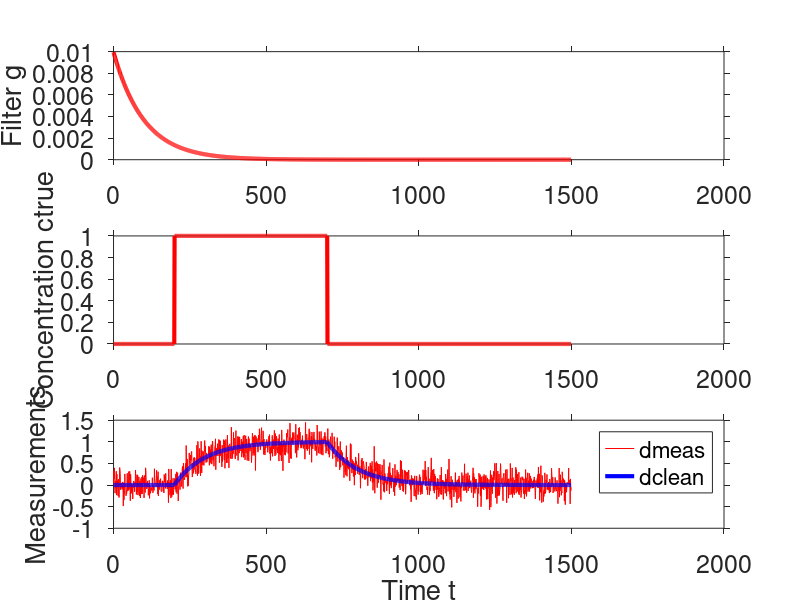
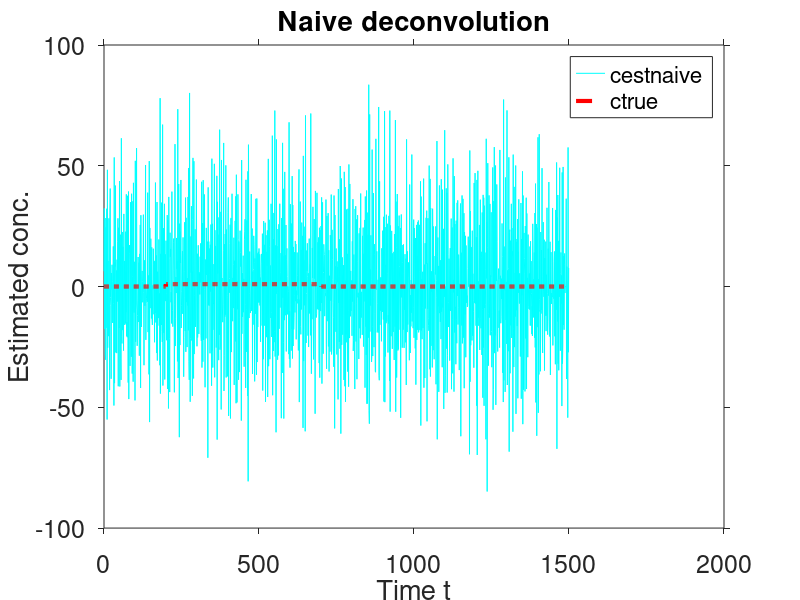
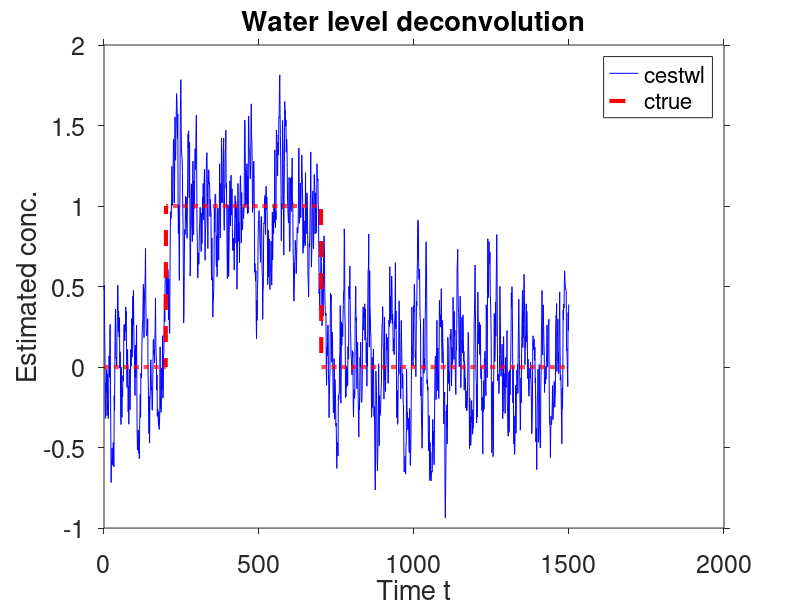
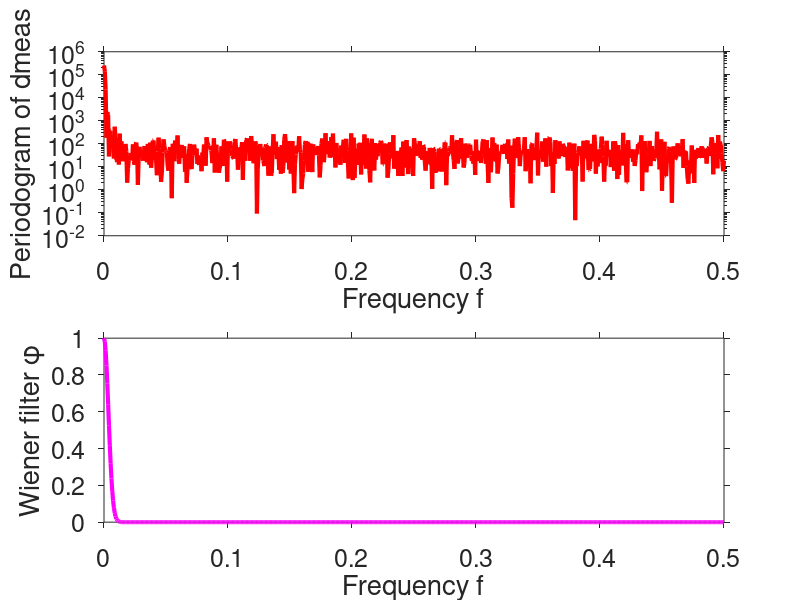

These figures' MATLAB source, in order:
% fftdecondemo
%
% Demonstrate convolution and deconvolution with fft

clearvars;  % clear variables

% parameters to play with
N=1500;  % number of data points
deltat=1;  % sampling interval of data and error vectors
t=deltat*(0:N-1)';  % time coordinate
tg=100;  % characteristic time of instrument impulse response
sigmae=0.2;  % standard deviation of data errors e
t0ctrue=200;  % start and end time of pulse in ctrue
t1ctrue=700;

% plotting parameters
fontsize=18;
linewidth=3;

% filter impulse response g
g=exp(-t/tg);
g=g/sum(g);  % normalize so that sum(g)=1

% boxcar ctrue
ctrue=zeros(N,1);
ipulse=find((t>=t0ctrue)&(t<=t1ctrue));
ctrue(ipulse)=1;

% obtain "clean" measurements dclean by frequency domain convolution
fftg=fft(g);
fftctrue=fft(ctrue);
fftdclean=fftg.*fftctrue;
dclean=ifft(fftdclean);

% measured data dmeas = dclean + noise e
e=sigmae*randn(N,1);
dmeas=dclean+e;

% plot ctrue, filter, dclean
figure(1);
subplot(3,1,1);
plot(t,g,'r-','LineWidth',linewidth);
ylabel('Filter g');
set(gca,'FontSize',fontsize,'TickDir','out');
subplot(3,1,2);
plot(t,ctrue,'r-','LineWidth',linewidth);
ylabel('Concentration ctrue');
set(gca,'FontSize',fontsize,'TickDir','out');
subplot(3,1,3);
plot(t,dmeas,'r-',t,dclean,'b-','LineWidth',linewidth);
legend('dmeas','dclean');
ylabel('Measurements');
xlabel('Time t');
set(gca,'FontSize',fontsize,'TickDir','out');

% try naive deconvolution
fftdmeas=fft(dmeas);
fftcestnaive=fftdmeas./fftg;
cestnaive=ifft(fftcestnaive);
% plot
figure(2);
plot(t,cestnaive,'c-',t,ctrue,'r--','LineWidth',linewidth);
legend('cestnaive','ctrue');
ylabel('Estimated conc.');
xlabel('Time t');
title('Naive deconvolution');
set(gca,'FontSize',fontsize,'TickDir','out');

% water level deconvolution
eps2=0.01;  % water level
fftnumer=fftdmeas.*conj(fftg);
fftdenom=fftg.*conj(fftg)+eps2;
fftcestwl=fftnumer./fftdenom;
cestwl=ifft(fftcestwl);
% plot
figure(3);
plot(t,cestwl,'b-',t,ctrue,'r--','LineWidth',linewidth);
legend('cestwl','ctrue');
ylabel('Estimated conc.');
xlabel('Time t');
title('Water level deconvolution');
set(gca,'FontSize',fontsize,'TickDir','out');

% vector of +ve frequencies
fNyq=1/(2*deltat);  % Nyquist frequency
Npos=N/2+1;  % number of +ve frequencies
fpos=linspace(0,fNyq,Npos)';
fneg=flipud(-fpos(2:N/2));
f=[fpos; fneg];

% periodogram of measured data (+ve frequencies only!)
pgramdmeas=abs(fftdmeas(1:Npos)).^2;
figure(4);
subplot(2,1,1);
semilogy(fpos,pgramdmeas,'r-','LineWidth',linewidth);
ylabel('Periodogram of dmeas');
xlabel('Frequency f');
set(gca,'FontSize',fontsize,'TickDir','out');

% Wiener filter phi = Gaussian lowpass filter
f0=0.005;  % controls width of frequency response
phi=exp(-(abs(f)/f0).^2);
% plot
subplot(2,1,2);
plot(fpos,phi(1:Npos),'m-','LineWidth',linewidth);
ylabel('Wiener filter \phi');
xlabel('Frequency f');
set(gca,'FontSize',fontsize,'TickDir','out');

% Wiener deconvolution
fftcestwiener=(fftdmeas.*phi)./fftg;
cestwiener=ifft(fftcestwiener);
% plot
figure(5);
plot(t,cestwiener,'k-',t,ctrue,'r--','LineWidth',linewidth);
legend('cestwiener','ctrue');
ylabel('Estimated conc.');
xlabel('Time t');
title('Wiener deconvolution');
set(gca,'FontSize',fontsize,'TickDir','out');
